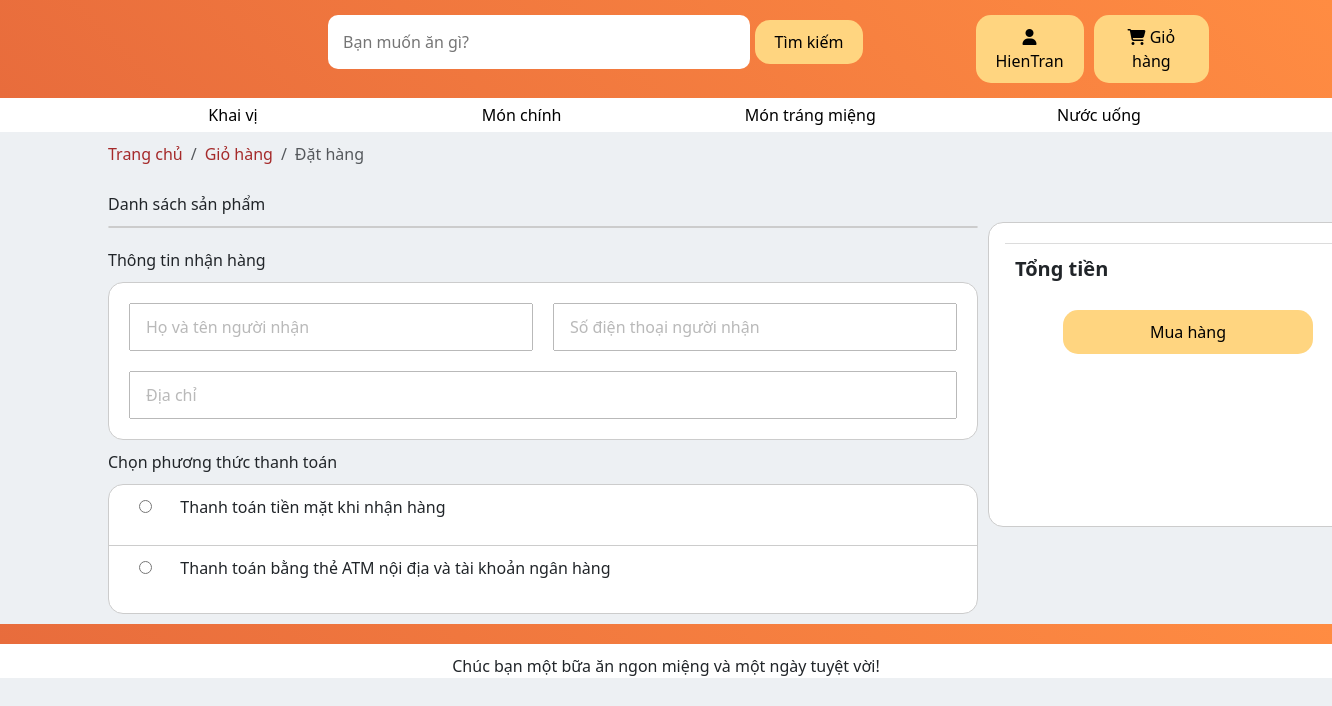
The app's page /order/ (signed in) with its own data.
### products/models.py (models this page shows, shortened)
class Category_lv1(models.Model):
    UNIT_TYPE_CHOICES = [
        ('Khai vị', 'Khai vị'),
        ('Món chính', 'Món chính'),
        ('Món tráng miệng', 'Món tráng miệng'),
        ('Nước uống', 'Nước uống'),
    ]
    cate_1 = models.CharField(max_length=500, choices=UNIT_TYPE_CHOICES)

### products/views.py (the view, shortened to what this page needs)
# urls.py: path('order/', views.DatHang, name='DatHang'),
def DatHang(request):
    customer = request.user  # Lấy thông tin người dùng đang đăng nhập
    if not customer.is_authenticated:
        return redirect('login')  # Chuyển hướng nếu người dùng chưa đăng nhập
    selected_cart_items = Cart.objects.filter(cart_customer=customer, is_selected=True)
    images_with_url = []
    total_price = 0  # Tổng tiền phải trả
    total_price_formatted = "{:,.0f}".format(total_price)
    context = {
        'cart_items': selected_cart_items,
        'images': images_with_url,
        'total_price': total_price_formatted,
    }
    return render(request, 'DatHang.html', context)

### products/context_processors.py (called while the page is built)
def nav_categories(request):
    categories_data = []
    categories_lv1 = Category_lv1.objects.all()
    for cate_lv1 in categories_lv1:
        categories_lv2 = Category_lv2.objects.filter(cate_1=cate_lv1)
        categories_data.append({
            "cate_lv1": cate_lv1,
            "categories_lv2": categories_lv2
        })
    return {
        "categories_data": categories_data
    }

### products/templates/DatHang.html (shortened to what this page needs)
{% extends 'base.html' %}
{% load static %}
{% block content %}
<link rel="stylesheet" href="{% static 'css/cart_info_style.css' %}">
<section class="bread-crumb">
    <div class="container">
        <nav aria-label="breadcrumb">
            <ol class="breadcrumb">
                <li class="breadcrumb-item"><a href="{% url 'TrangChu' %}">Trang chủ</a></li>
                <li class="breadcrumb-item"><a href="{% url 'GioHang' %}">Giỏ hàng</a></li>
                <li class="breadcrumb-item active" aria-current="page">Đặt hàng</li>
            </ol>
        </nav>
    </div>
</section>
<section class="container">
    <div class="cart-cont">
        <div>
            <p class="title">Danh sách sản phẩm</p>
            <div class="item-list">
            </div>
        </div>
        <aside class="bill">
            <p class="total">Tổng tiền <span id="grand-total">{{ total_price }}đ</span></p>
            <button class="cart-btn" id="checkout-button" type="button">Mua hàng</button>
        </aside>
        <div>
            <p class="title">Thông tin nhận hàng</p>
            <form method="POST" id="order-form">
                <div class="ship-info">
                    <input class="fill-in" type="text" name="full_name" placeholder="Họ và tên người nhận" required>
                    <input class="fill-in" type="text" name="phone_number" placeholder="Số điện thoại người nhận" required>
                    <div><input class="fill-in" type="text" name="address" placeholder="Địa chỉ" required></div>
                </div>
                <div>
                    <p class="title">Chọn phương thức thanh toán</p>
                    <div class="type">
                        <div>
                            <input type="radio" name="payment_method" value="Thanh toán tiền mặt khi nhận hàng" required>
                            <p>Thanh toán tiền mặt khi nhận hàng</p>
                        </div>
                        <div>
                            <input type="radio" name="payment_method" value="Thanh toán bằng thẻ ATM nội địa và tài khoản ngân hàng" required>
                            <p>Thanh toán bằng thẻ ATM nội địa và tài khoản ngân hàng</p>
                        </div>
                    </div>
                </div>
            </form>
        </div>
    </div>
</section>
{% endblock %}

### products/templates/base.html (shortened to what this page needs)
{% load static %}
<!doctype html>
<html lang="en">
<head>
    <link href="https://cdn.jsdelivr.net/npm/bootstrap@5.3.3/dist/css/bootstrap.min.css" rel="stylesheet"
>
    <link rel="stylesheet" href = "{% static 'css/base.css' %}">
</head>
<body>
    <header>
        <div class="container">
            <div class="main-header">
                <div class="row">
                    <div class="col-xl-2">
                    </div>
                    <div class="col-xl-7">
                        <form class="search" method = POST action = "{% url "TimKiem" %}">
                            <input class="search-bar" type="search"
                                placeholder="Bạn muốn ăn gì?" name="searched">
                            <button class="search-btn" type="submit">Tìm kiếm</button>
                        </form>
                    </div>
                    <div class="col-xl-3">
                        {% if user.is_authenticated %}
                            <div class="customer">
                                <div class="dropdown">
                                    <button><i class="fa-solid fa-user"></i> {{ user.username }}</button>
                                </div>
                                <button class="cart" onclick="window.location.href = '{% url 'GioHang' %}'">
                                    <i class="fa-solid fa-cart-shopping"></i> Giỏ hàng
                                </button>
                            </div>
                        {% endif %}
                    </div>
                </div>
            </div>
        </div>
    </header>
    <nav>
        <div class="container">
            <ul>
                {% for data in categories_data %}
                    <li class="dropdown">
                        <a href="{% url 'categories_products' data.cate_lv1.cate_1 %}">
                            {{ data.cate_lv1.cate_1 }}
                        </a>
                    </li>
                {% endfor %}
            </ul>
        </div>
    </nav>
    {% block content %}
    {% endblock %}
    <footer>
        <div class = "container">
            <p>Chúc bạn một bữa ăn ngon miệng và một ngày tuyệt vời!</p>
        </div>
    </footer>
</body>
</html>

### static/css/base.css (style rules this page uses)
:root { --background-color1: #EDF0F3; }
* { font-weight: 500; }
body { background-color: var(--background-color1); }
a { text-decoration: none; color: black; }
ul { padding-left: 0px; list-style-type: none; }
header { background: linear-gradient(45deg, #E86C3C, #FF8C42); }
footer { background: white; }
header .main-header { padding: 15px; }
header .main-header .search { padding-left: 20px; }
header .main-header .search .search-bar { width: 70%; padding: 15px 15px; border: none; border-radius: 10px; }
header .main-header .customer { height: 100%; display: flex; justify-content: space-between; padding-left: 10px; align-items: center; }
header .main-header .customer button { margin-left: 10px; }
footer { padding-top: 30px; position: relative; }
footer::before { content: ""; background: linear-gradient(45deg, #E86C3C, #FF8C42); width: 100%; height: 20px; top: 0; position: absolute; }
footer p { text-align: center; margin-bottom: 0px; }
button { padding: 10px 20px; border-radius: 15px; border: none; background: #FFD580; color: black; }
nav { background-color: white; margin-bottom: 10px; }
nav ul { display: flex; justify-content: space-between; margin-bottom: 0px; }
nav ul li { width: 250px; padding: 5px; text-align: center; }
nav ul li a { color: black; width: 100%; }
nav .dropdown { position: relative; display: inline-block; }
.breadcrumb { background-color: #EDF0F3; }
.breadcrumb-item a { color: brown; }
.customer .dropdown { position: relative; display: inline-block; }

### static/css/cart_info_style.css (style rules this page uses)
.title { margin: 10px 0 10px 0px; }
.cart-cont { display: grid; grid-template-columns: 2fr 1fr; grid-template-rows: 1 / span 2; gap: 10px; margin-bottom: 10px; }
.item-list { background-color: white; border-radius: 15px; border: 1px solid #ccc; width: 870px; }
aside { background-color: white; border-radius: 15px; border: 1px solid #ccc; padding: 20px 16px 0 16px; margin-top: 40px; width: 400px; text-align: center; height: 305px; grid-column: 2/3; grid-row: 1/3; }
.total { padding: 10px; display: flex; justify-content: space-between; border-top: 1px solid gainsboro; font-size: 20px; font-weight: bold; }
.cart-btn { width: 250px; }
.ship-info { display: grid; grid-template-columns: auto auto; background-color: white; border-radius: 15px; border: 1px solid #ccc; padding: 10px; }
.ship-info div { display: grid; grid-column: 1 / span 2; }
.fill-in { opacity: 0.5; padding: 10px; margin: 10px; }
.fill-in::placeholder { padding: 5px; font-weight: 500; }
.type { background-color: white; border-radius: 15px; border: 1px solid #ccc; width: 870px; height: 130px; }
.type div { align-items: center; padding: 10px 50px 10px 50px; }
.type div:nth-child(2) { border-top: 1px solid #ccc; }
.type div p { display: inline-block; padding-left: 10px; }
input[type="radio"] { margin: 0 10px 0 -20px; }

### records on screen
Category_lv1: cate_lv1.cate_1 "Khai vị"
Category_lv1: cate_lv1.cate_1 "Món chính"
Category_lv1: cate_lv1.cate_1 "Món tráng miệng"
Category_lv1: cate_lv1.cate_1 "Nước uống"

### other values on screen
{{ user.username }} "HienTran"
